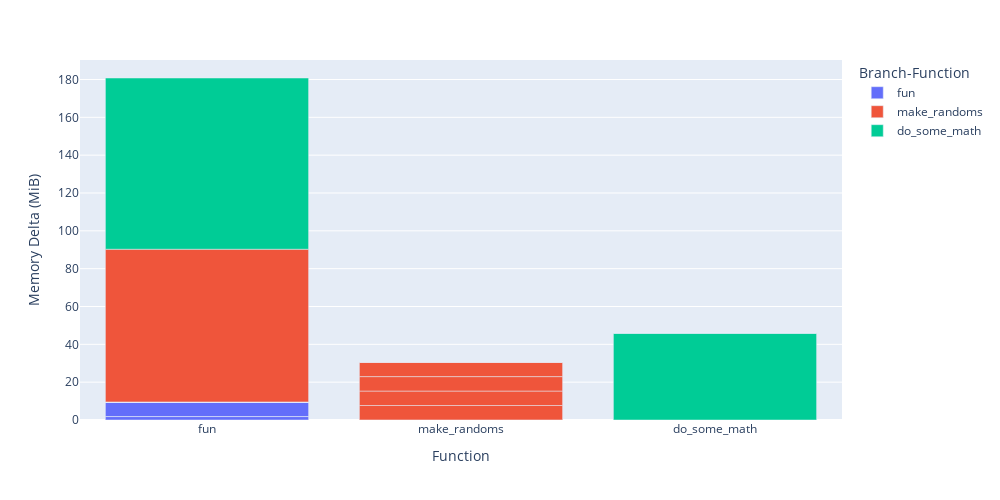

The cell this chart's notebook holds for it:
### Code cell
# Function breakdown
pp.plot_byfn(mode='memory')

### Figure 1 — Plotly figure (JSON) as saved in the notebook; plotly's stock layout.template omitted (floating-point values rounded to 4 significant figures)
{"data": [{"alignmentgroup": "True", "customdata": [[5, "@profile"], [6, "def fun(m, n):"], [7, "'''"], [8, "This function does some linear algebra"], [9, ""], [10, "Args:"], [11, "m (int): size of dimension 1"], [12, "n (int): size of dimension 2"], [13, ""], [14, "Returns:"], [15, "np.arrays: some simple calculations"], [16, "'''"], [18, ""], [19, "f = x.T @ a @\\"], [20, "(x + x**2 - x**3)"], [21, "g = x.T @ b @ y"], [22, "h = y.T @ z @ y"], [23, ""], [24, "T = 2 * (y @ x.T) * c"], [25, "t = T.sum(axis=0)"], [26, "r = T.sum(axis=1)"], [27, "s = f'Make this 2 2.0 ugly {r[0]}'"], [28, ""], [30, "cond = np.abs(hi) > r.sum()"], [31, ""], [32, "if cond:"], [33, "if r.sum() > 10:"], [34, "print('howdy')"], [35, "else:"], [36, "print('powdy')"], [37, "else:"], [38, "print('yowdy')"], [39, ""], [40, "return f, g, h, T, t, r, s"]], "hovertemplate": "Branch-Function=fun<br>Function=%{x}<br>Memory Delta (MiB)=%{y}<br>Line=%{customdata[0]}<br>Text=%{customdata[1]}<extra></extra>", "legendgroup": "fun", "marker": {"color": "#636efa"}, "name": "fun", "offsetgroup": "fun", "orientation": "v", "showlegend": true, "textposition": "auto", "type": "bar", "x": ["fun", "fun", "fun", "fun", "fun", "fun", "fun", "fun", "fun", "fun", "fun", "fun", "fun", "fun", "fun", "fun", "fun", "fun", "fun", "fun", "fun", "fun", "fun", "fun", "fun", "fun", "fun", "fun", "fun", "fun", "fun", "fun", "fun", "fun"], "xaxis": "x", "y": [0, 0, 0, 0, 0, 0, 0, 0, 0, 0, 0, 0, 0, 1.812, 0.035, 0, 0, 0, 7.641, 0.027, 0.008, 0.004, 0, 0.008, 0, 0.004, 0, 0, 0, 0, 0, 0, 0, 0], "yaxis": "y"}, {"alignmentgroup": "True", "customdata": [[17, "x, y, z, a, b, c = make_randoms(m, n)"], [43, "@profile"], [44, "def make_randoms(m, n):"], [45, "'''"], [46, "This function creates some numpy arrays"], [47, ""], [48, "Args:"], [49, "Sizes of arrays"], [50, ""], [51, "Returns:"], [52, "Some arrays"], [53, "'''"], [54, "x = np.random.randn(m, 1)"], [55, "y = np.random.randn(n, 1)"], [56, "z = np.random.randn(n, n)"], [57, "a = np.random.randn(m, m)"], [58, "b = np.random.randn(m, n)"], [59, "c = np.random.randn(n, m)"], [60, ""], [61, "return x, y, z, a, b, c"]], "hovertemplate": "Branch-Function=make_randoms<br>Function=%{x}<br>Memory Delta (MiB)=%{y}<br>Line=%{customdata[0]}<br>Text=%{customdata[1]}<extra></extra>", "legendgroup": "make_randoms", "marker": {"color": "#EF553B"}, "name": "make_randoms", "offsetgroup": "make_randoms", "orientation": "v", "showlegend": true, "textposition": "auto", "type": "bar", "x": ["fun", "make_randoms", "make_randoms", "make_randoms", "make_randoms", "make_randoms", "make_randoms", "make_randoms", "make_randoms", "make_randoms", "make_randoms", "make_randoms", "make_randoms", "make_randoms", "make_randoms", "make_randoms", "make_randoms", "make_randoms", "make_randoms", "make_randoms"], "xaxis": "x", "y": [80.73, 0, 0, 0, 0, 0, 0, 0, 0, 0, 0, 0, 0.031, 0, 7.633, 7.633, 7.633, 7.633, 0, 0], "yaxis": "y"}, {"alignmentgroup": "True", "customdata": [[29, "hi = do_some_math(2 * m, 3 * n)"], [4, "@profile"], [5, "def do_some_math(m, n):"], [6, "x = np.random.randn(1, m)"], [7, "A = np.random.randn(m, n)"], [8, "y = np.random.randn(n, 1)"], [9, ""], [10, "return x @ A @ y"]], "hovertemplate": "Branch-Function=do_some_math<br>Function=%{x}<br>Memory Delta (MiB)=%{y}<br>Line=%{customdata[0]}<br>Text=%{customdata[1]}<extra></extra>", "legendgroup": "do_some_math", "marker": {"color": "#00cc96"}, "name": "do_some_math", "offsetgroup": "do_some_math", "orientation": "v", "showlegend": true, "textposition": "auto", "type": "bar", "x": ["fun", "do_some_math", "do_some_math", "do_some_math", "do_some_math", "do_some_math", "do_some_math", "do_some_math"], "xaxis": "x", "y": [90.52, 0, 0, 0, 45.78, 0.02, 0, 0.246], "yaxis": "y"}], "layout": {"barmode": "relative", "height": 500, "legend": {"title": {"text": "Branch-Function"}, "tracegroupgap": 0}, "margin": {"t": 60}, "width": 1000, "xaxis": {"anchor": "y", "domain": [0, 1], "title": {"text": "Function"}}, "yaxis": {"anchor": "x", "domain": [0, 1], "title": {"text": "Memory Delta (MiB)"}}}}
